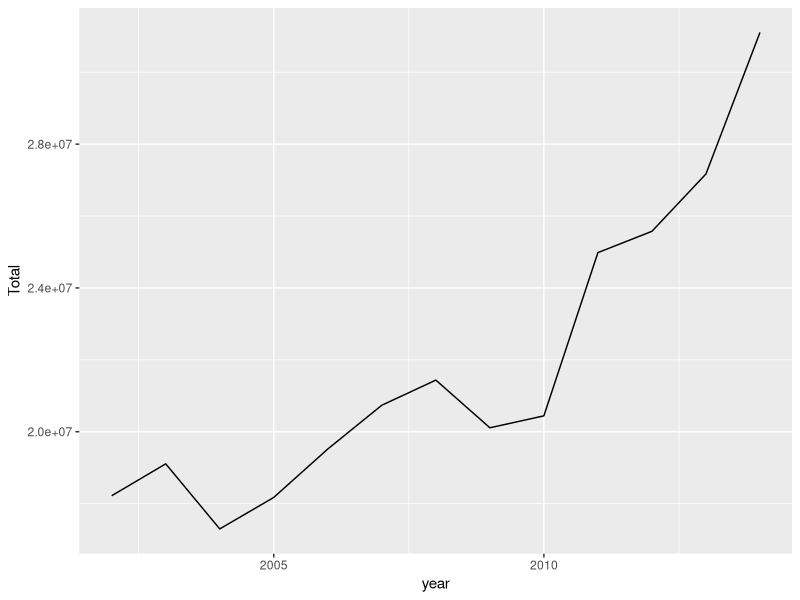
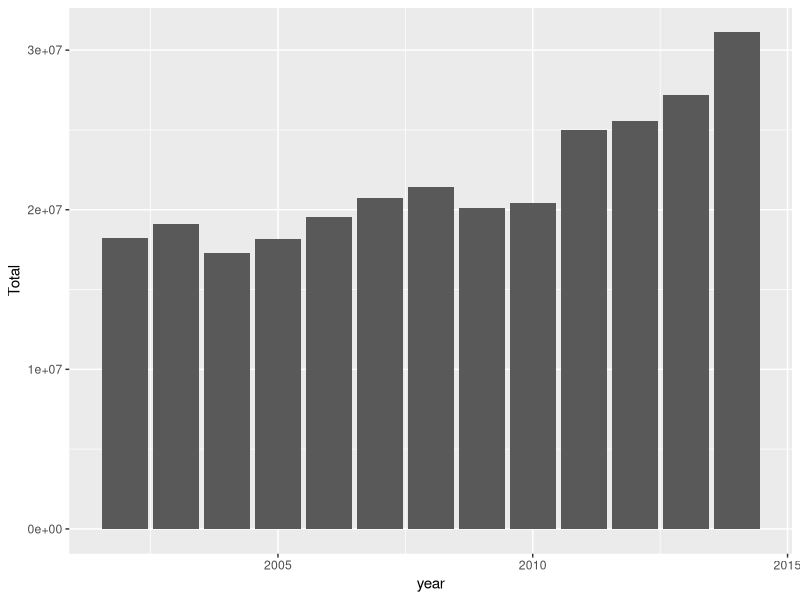
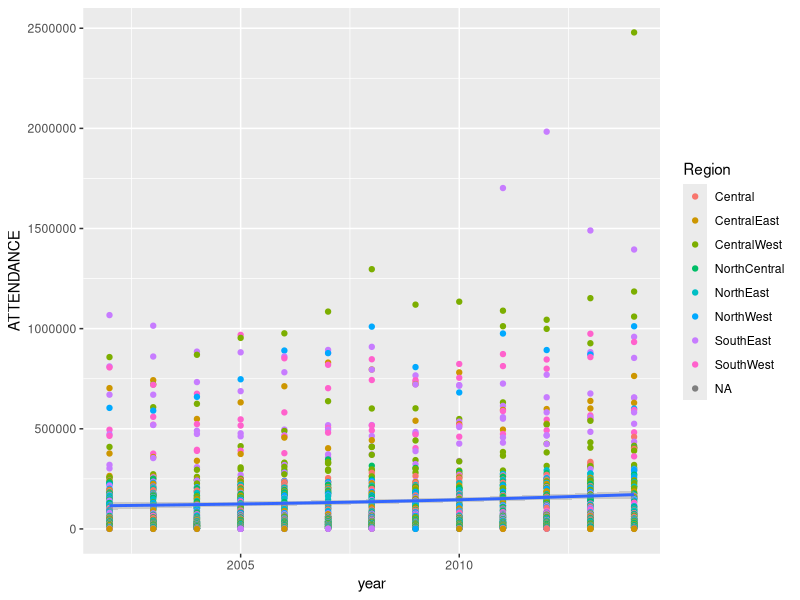
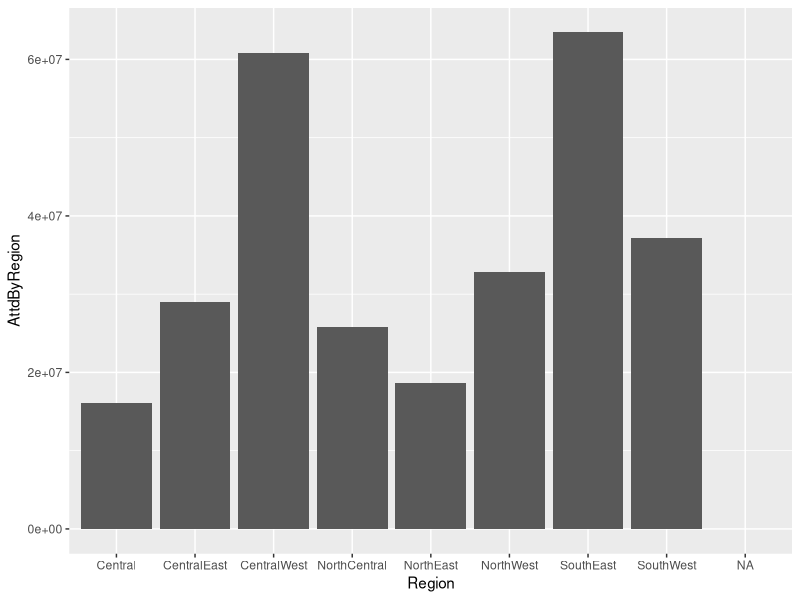

Reproduce these figures in R, in order.
## Exploratory Analysis

## required pkgs
library (tidyverse)
library (readxl)

## read the file
dfExp <- read_csv("FLParksAttendance.csv")
## Count how many parks are in each year
ByYearAtten <- dfExp %>%
    group_by(year) %>%
    summarize(count=n()) 

## Total attendance of all the park all the years
TotalAttendace <- dfExp %>%
    summarize(Total=sum(ATTENDANCE))

## Total attendance of parks by year
ByYearSum <- dfExp %>%
    count(year, wt=ATTENDANCE) %>% ## default col is called n
    rename(Total=n) ## so just rename

    
## simple plot of attendance numbers by year
ggplot(ByYearSum) +
    geom_line (aes(year,Total))

## lets try it as barplot
ggplot (ByYearSum)+
    geom_bar(aes(x= year, y= Total), stat="identity")

## lets plot with added region
ggplot(dfExp, aes(x=year,y= ATTENDANCE))+
    geom_point(aes(color=Region))+
    geom_smooth()
## that didnt tell me much

## How many parks in each region
ByRegion <- dfExp %>%
    group_by(Region)%>%
    summarize(count= n())

## Total Attendance for each region
ByRegionSum <-dfExp %>%
    group_by(Region) %>%
    summarize(AttdByRegion= sum(ATTENDANCE))

## Total Attendance for each region ranked
ByRegionSum <-dfExp %>%
    group_by(Region) %>%
    summarize(AttdByRegion= sum(ATTENDANCE)) %>%
    arrange(desc(AttdByRegion)) ##arrange by largest 


## having a problem with the arrangment of x-axis
## The bars are not dsplaying in desc order
ggplot(ByRegionSum,aes(x=Region, y=AttdByRegion))+
  #  coord_cartesian(ylim = c(1000000, 100000000))+
    #discrete_scale(ylim = c(1000000, 100000000))+
    #scale_y_continuous(limits=c(1000000, 100000000), oob=rescale_none)
    geom_bar(stat ="identity")
    

##By default, geom_bar uses stat="count" which makes the height of the bar
##proportion to the number of cases in each group (or if the weight 
##aethetic is supplied, the sum of the weights).
##If you want the heights of the bars to represent values in the data, 
##use stat="identity" and map a variable to the y aesthetic.
    
